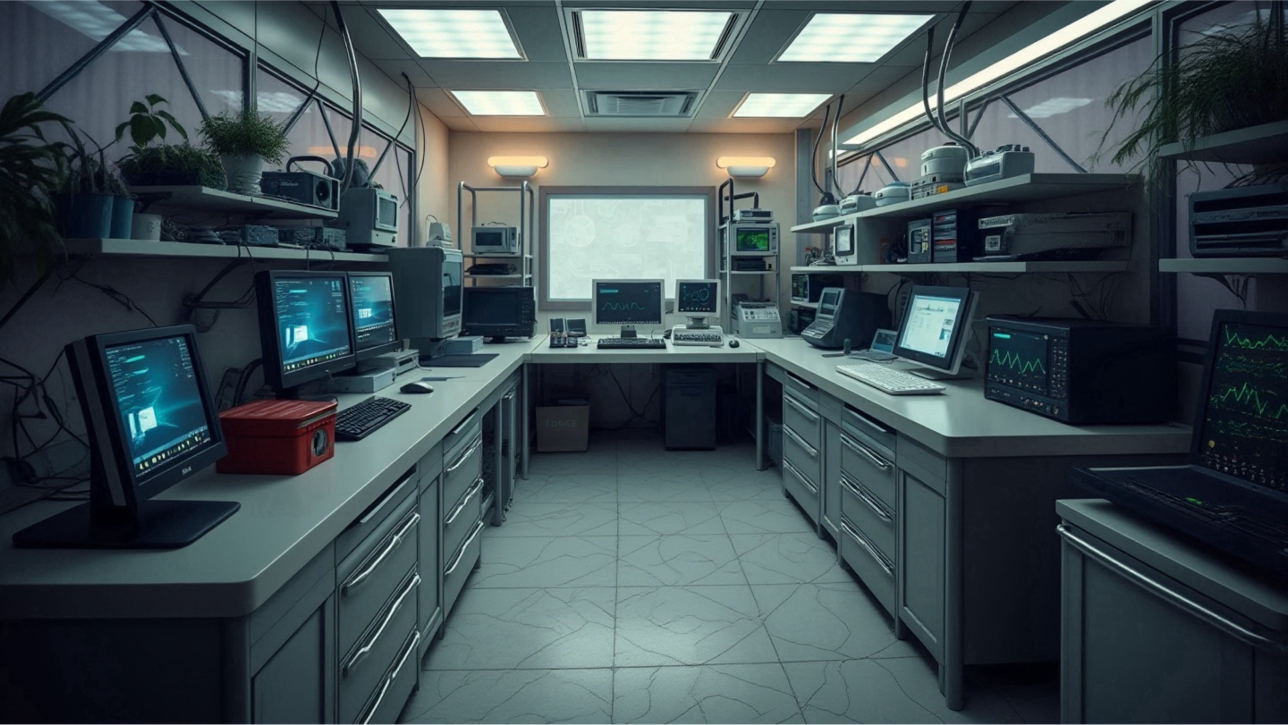
#> input picture assets/source/lab-expanded.jpg, 2576 x 1449 px (shown at 1/2 size)
$ python make-lab-wide.py
#> lines starting #> are read from the running program, lines starting #| are printed output that depends on the picture
#!/usr/bin/env python3
"""Make the wide lab backdrop: Joshua's expanded picture with the original lab set into it.

    python3 scripts/make-lab-wide.py        (needs Pillow, numpy)

assets/source/lab-expanded.jpg (2576 x 1449) is an image expansion of
assets/backgrounds/lab-main.jpg: the original sits inside it unchanged, scaled by 0.71,
with its top-left corner at (561, 129) -- found by normalized cross-correlation, match
0.973 (2026-09-26). The expansion adds the floor nearer the camera and the room either
side, which the scene uses for its wide shot and for people passing the camera.

The output keeps the lab's own coordinates, so nothing in the scene moves: it is the
expansion enlarged to the original's scale (1 / 0.71), with the ORIGINAL pasted back
where it belongs. The original is sharper, and close shots only ever frame it. Its edge is
feathered over FEATHER px, because the expansion repainted a band along the border
(a 20 px band differs by ~20 levels, the interior by ~8), so a hard paste would seam.
World coordinates of the output: x from -790 to 2838, y from -182 to 1859.
"""
import os
import numpy as np
from PIL import Image

ROOT = os.path.dirname(os.path.dirname(os.path.abspath(__file__)))
SRC = os.path.join(ROOT, "assets", "source", "lab-expanded.jpg")
ORIG = os.path.join(ROOT, "assets", "backgrounds", "lab-main.jpg")
OUT = os.path.join(ROOT, "assets", "backgrounds", "lab-wide.jpg")
SCALE, AT = 0.71, (561, 129)  # the original inside the expansion
FEATHER = 70

wide = Image.open(SRC).convert("RGB")
#> wide is the input picture: PIL image 2576x1449 RGB; mean R, G, B 64.6, 79, 84
orig = Image.open(ORIG).convert("RGB")
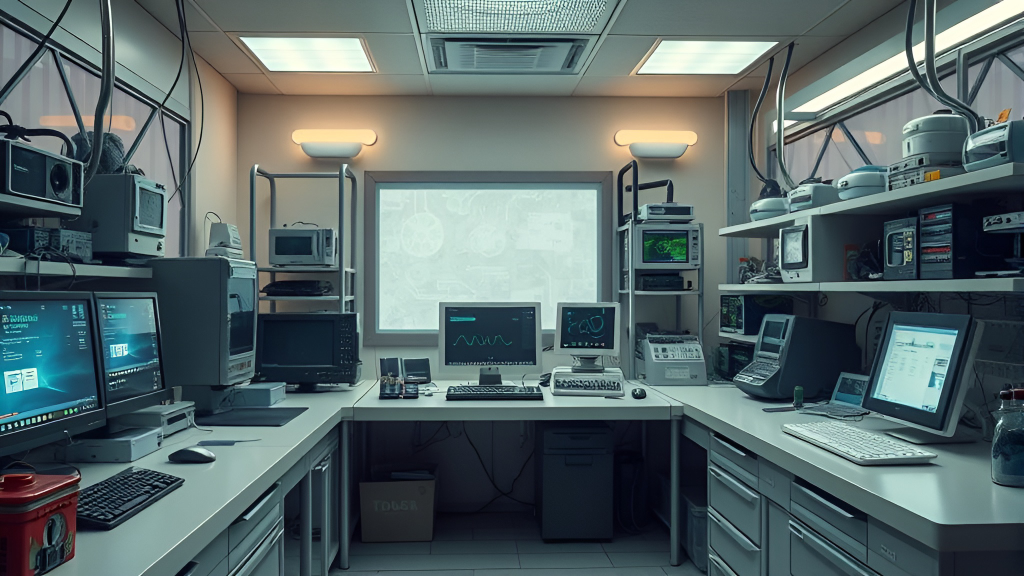
#> input picture assets/backgrounds/lab-main.jpg, 2048 x 1152 px (shown at 1/2 size)
#> orig is the input picture: PIL image 2048x1152 RGB; mean R, G, B 87.4, 103.4, 104.6
W, H = round(wide.width / SCALE), round(wide.height / SCALE)
#> W = 3628; H = 2041
ox, oy = round(AT[0] / SCALE), round(AT[1] / SCALE)
base = np.asarray(wide.resize((W, H), Image.LANCZOS), np.float32)
o = np.asarray(orig, np.float32)
h, w = o.shape[:2]
#> h = 1152; w = 2048
yy, xx = np.mgrid[0:h, 0:w]
edge = np.minimum.reduce([xx, yy, w - 1 - xx, h - 1 - yy]).astype(np.float32)
a = np.clip(edge / FEATHER, 0, 1)[..., None]
a = a * a * (3 - 2 * a)
base[oy:oy + h, ox:ox + w] = o * a + base[oy:oy + h, ox:ox + w] * (1 - a)
Image.fromarray(np.clip(base, 0, 255).astype(np.uint8)).save(OUT, quality=84, optimize=True, progressive=True)
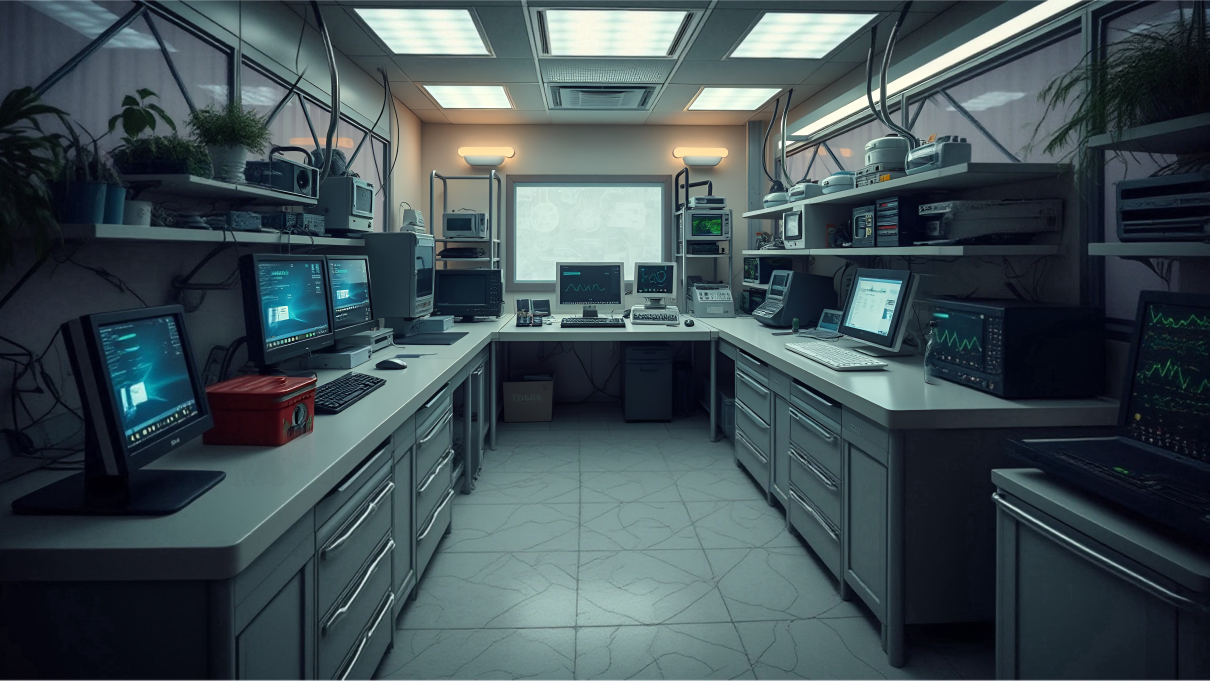
#> saved as lab-wide.jpg: PIL image 3628x2041 RGB (shown at 1/3 size); mean R, G, B 64.9, 79.5, 84.3
print("wrote", os.path.relpath(OUT, ROOT), f"{W}x{H}", os.path.getsize(OUT) // 1024, "KB; the original's origin is at", (ox, oy))
#| wrote assets/backgrounds/lab-wide.jpg 3628x2041 742 KB; the original's origin is at (790, 182)
